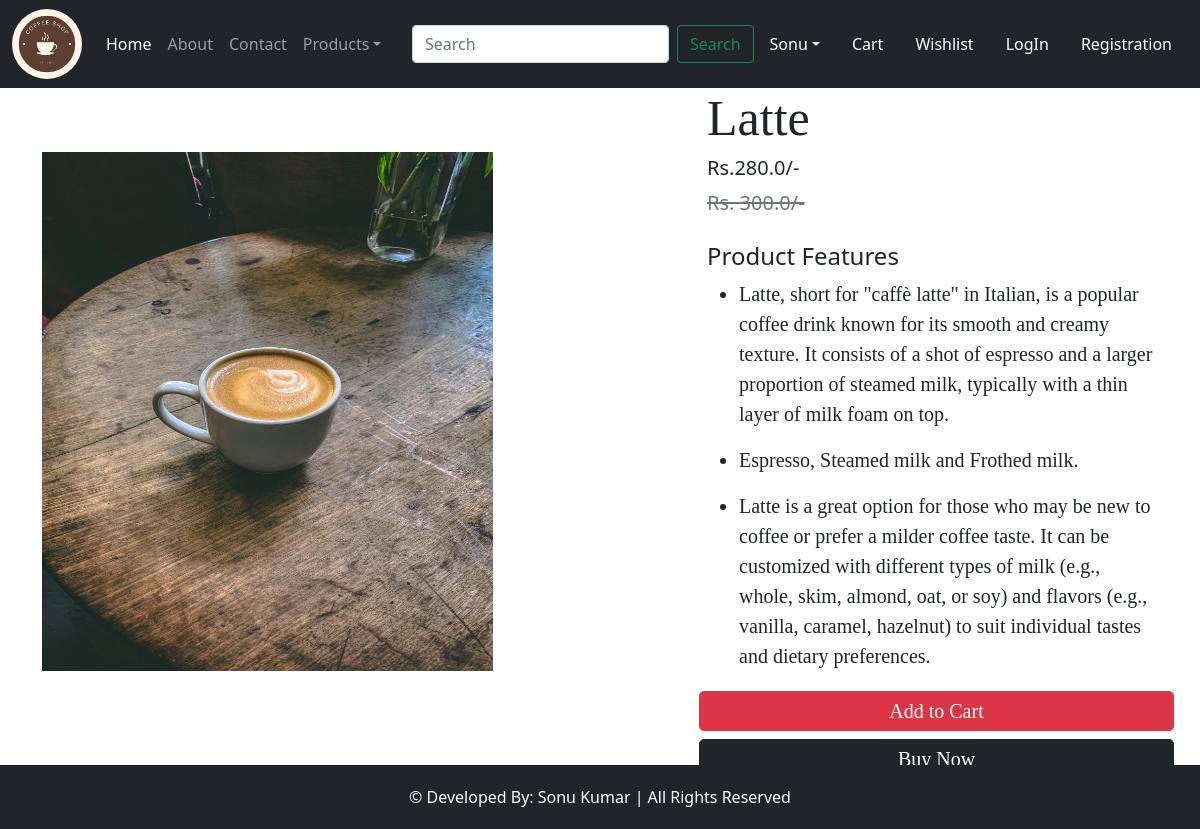
Page /product-details/5 on the committed database.
### sonu1/models.py (models this page shows, shortened)
class Product(models.Model):
    title = models.CharField(max_length=100)
    selling_price = models.FloatField()
    discounted_price = models.FloatField()
    discription = models.TextField()
    composition = models.TextField(default='')
    prodapp = models.TextField(default='')
    category = models.CharField(choices= CATAGORY_CHOICES,max_length=2)
    product_image = models.ImageField(upload_to='product')

### sonu1/views.py (the view)
# urls.py: path("product-details/<int:pk>",views.ProductDetail.as_view(),name="product-details"),
class ProductDetail(View):
    def get(self,request,pk):
        product = Product.objects.get(pk=pk)
        return render(request,"sonu1/productdetails.html",locals())

### sonu1/templates/sonu1/productdetails.html (shortened to what this page needs)
{% extends 'sonu1/index.html' %}
{% load static %}
{% block main %}
  <div class="container">
    <div class="row flex justify-content-between">
      <div class="img2 col-lg-5 mt-5">
        <img src="{{product.product_image.url}}" class="image col-xs-6
            col-sm-12 col-lg-12 mt-3 text-sm-center w-100 h-75" alt="">
      </div>
      <div class="productdetail col-lg-5">
        <h1 style="font-family: Georgia; font-size: 50px;">{{product.title}}</h1>
        <h5>Rs.{{product.discounted_price}}/-</h5>
        <small class="tect-decoration-line-through text-muted
        fs-5"><del>Rs. {{product.selling_price}}/-</small></del>
        <br><br><h4>Product Features</h4>
        <ul class="fs-5" style="font-family: Rajdhani;">
          <li>{{product.discription}}</li>
        </ul>
        <ul class="fs-5" style="font-family: Rajdhani;">
          <li>{{product.composition}}</li>
        </ul>
        <ul class="fs-5" style="font-family: Rajdhani;">
          <li>{{product.prodapp}}</li>
        </ul>
        <div class="buttons row flex" style="font-family: Rajdhani;">
          <button type="submit" class="d-grid gap-2 btn1 btn btn-danger
          p-1 m-1 btn-lg text-decoration-none text-white">Add to Cart</button>
          <div class="btn btn-dark p-1 m-1 btn-lg"><a href="#"
          class="tect-decoration-none text-white">Buy Now</a></div>
        </div>
      </div>
    </div>
  </div>
{% endblock %}

### rows in the picture
Product: product_image (picture), title "Latte", discounted_price "280.0", selling_price "300.0", discription "Latte, short for \"caffè latte\" in Italian, is a popular coffee drink known for its smooth and creamy texture. It consists of a shot of espresso and a larger proportion of steamed milk, typically with a thin layer of milk foam on top.", composition "Espresso, Steamed milk and Frothed milk.", prodapp "Latte is a great option for those who may be new to coffee or prefer a milder coffee taste. It can be customized with different types of milk (e.g., whole, skim, almond, oat, or soy) and flavors (e.g., vanilla, caramel, hazelnut) to suit individual tastes and dietary preferences."
